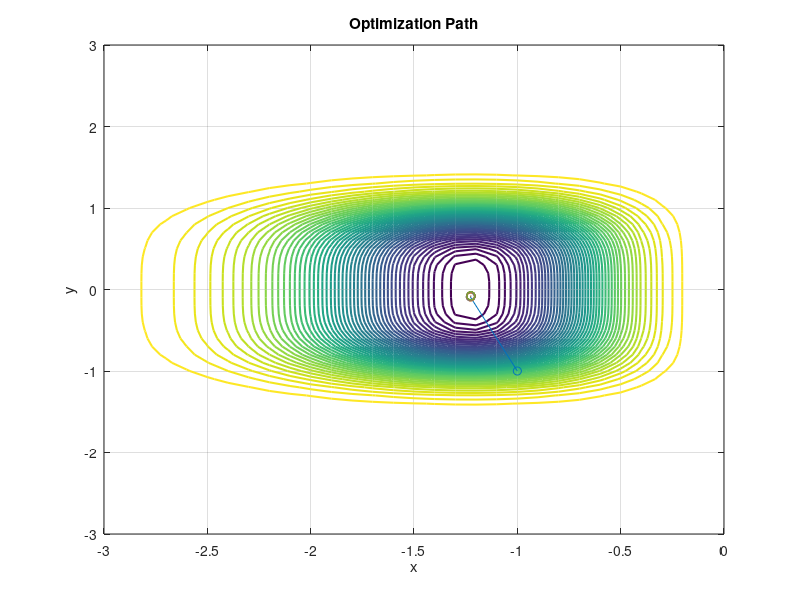

Here is the MATLAB script that generated this plot:
clear all;

e = 1e-3;
x(1) = -1;
y(1) = -1;

% Define the function
f = @(x, y) x.^3 .* exp(-x.^2 - y.^4);

df_dx = @(x, y) -x^2*(2*x^2-3)*exp(-x^2-y^4);
df_dy = @(x, y) -4*x^3*y^3*exp(-x^2-y^4);


% Create a meshgrid for contour plot
[x_mesh, y_mesh] = meshgrid(-3:0.1:0, -3:0.1:3);
z = f(x_mesh, y_mesh);

% Plot contour lines
contour(x_mesh, y_mesh, z, 50, 'LineWidth', 1.5);
hold on;

grad = [df_dx(x(1),y(1)); df_dy(x(1),y(1))];

k = 1;
while norm(grad) > e
    d(k, :) = -grad;
    
    objective_function = @(gamma) f(x(k) + gamma * d(k, 1), y(k) + gamma * d(k, 2));
    
    % Search for gamma that minimizes the objective function
    optimal_gamma = fminbnd(objective_function, 0, 3);
    
    % Update x and y based on the optimal gamma
    x(k+1) = x(k) + optimal_gamma * d(k, 1);
    y(k+1) = y(k) + optimal_gamma * d(k, 2);
    
    % Plot the current point
    plot(x(k:k+1), y(k:k+1), '-o');  % Connect points with lines
    hold on;
    
    % Compute the gradient at the new point
    grad = [df_dx(x(k+1), y(k+1)); df_dy(x(k+1), y(k+1))];
    
    k = k + 1;
end

xlabel('x');
ylabel('y');
title('Optimization Path');
grid on;
